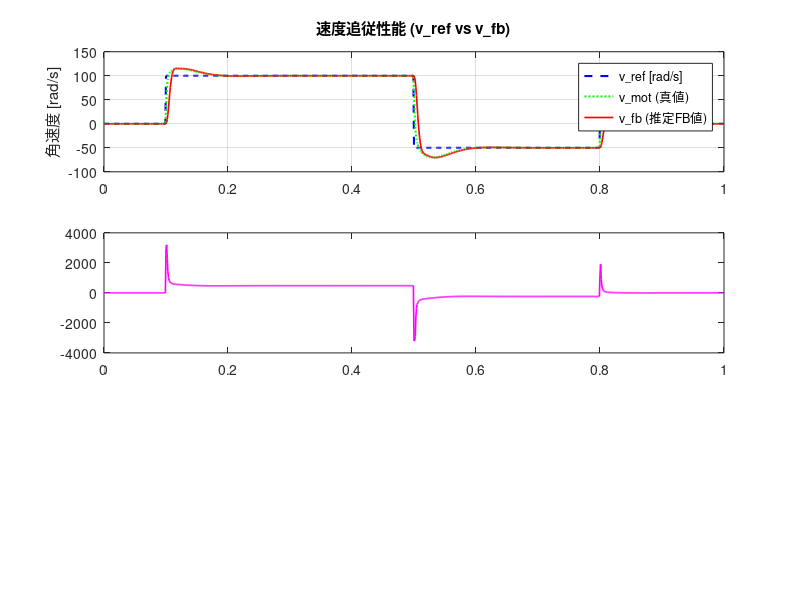

This figure's MATLAB source: (Note: this script raises an error after producing the figure.)
%% wheel.m (総合模範解答)
%  車輪速度制御シミュレーション（RDS E2023 忠実準拠モデル・統合スクリプト）
%
%  【個別課題スクリプト一覧】
%    1. task1_plant_model.m        : プラントモデル導出 (Ac, Bc, Ad, Bd, Cc, Dc)
%    2. task2_pid_control.m        : 偏差計算，PID制御，PWM飽和処理
%    3. task3_output_equation.m    : 状態空間モデルの出力方程式とパルス量子化
%    4. task4_velocity_estimation.m: 後退差分と60Hz 2次バターワースLPFによる速度推定
%
%  【制御構造】
%    v_ref [rad/s]
%        ↓
%     コントローラ (PID + オプションFF制御)
%        ↓ a_pwm (飽和: ±3198)
%     連続状態空間モデル x' = Ax + Bu  (x = [x_enc; v_mot])
%     ※ A, B は RDS 内のモータ同定モデル ff_coeff (1次遅れ) より導出
%        ↓
%     出力方程式 y = Cx + d  (C = [1, 0], d = 0 → y = x_enc [pulse])
%        ↓
%     後退差分 (diff * 1000 [pulse/s])  ※エンコーダパルス量子化ノイズ対応
%        ↓
%     2次バターワースLPF (60Hz, z_transform.hpp 準拠)
%        ↓
%     単位変換 (WHL_PULSESEC_TO_MOT_ANGVEL) → v_fb [rad/s] → FB

clear; clc; close all;

%% ===== Section 1: 定数パラメータ =========================================

% --- 制御オプション ---
USE_QUANTIZATION = true;   % エンコーダのパルス整数化ノイズを再現する場合は true
USE_FF           = true;   % RDS 実機の FF (Feed-Forward) 制御を有効にする場合は true
SHOW_ANIMATION   = true;   % 車輪の回転アニメーションを表示する場合は true

% --- 制御周期 ---
Ts = 0.001;            % [s]  制御周期 (1 ms)

% --- エンコーダパラメータ ---
ENC_IMP          = 2048.0;                              % [pulse/rev]
ENC_ROM          = 4.0;                                 % [-]
MOT_PLS_PER_1REV = ENC_IMP * ENC_ROM;                   % = 8192 [pulse/rev(motor)]

% パルス/s から モータ角速度 [rad/s] への変換係数
WHL_PULSESEC_TO_MOT_ANGVEL = 2.0 * pi / MOT_PLS_PER_1REV; % [rad/pulse]

% エンコーダ変換定数 K_enc [pulse/rad]
K_enc = 1.0 / WHL_PULSESEC_TO_MOT_ANGVEL;               % = 8192 / (2*pi) ≈ 1303.797

% --- PWM 制限値 ---
PWM_MAX = 3198;                                         % [count]

%% ===== Section 2: プラントモデル導出 (x' = Ax + Bu, y = Cx + d) ===========
% RDS コードの同定モデル (_ff_coeff):
%   a1 = -0.9504,  b0 = 0.01039
% 離散時間差分方程式:
%   v_mot[k] = 0.9504 * v_mot[k-1] + 0.01039 * a_pwm[k]
%
% 状態変数 x = [x_enc; v_mot]  (x_enc: 位置 [pulse], v_mot: 角速度 [rad/s])
% 連続時間モデル dx/dt = Ax + Bu:
%   d(x_enc)/dt = K_enc * v_mot
%   d(v_mot)/dt = a_m * v_mot + b_m * u
%
%   a_m = ln(0.9504) / Ts ≈ -50.8924 [rad/s]   (時定数 τ ≈ 19.65 ms)
%   b_m = (0.01039 / (1 - 0.9504)) * (-a_m) ≈ 10.6605 [rad/(s^2 * count)]

a_m = log(0.9504) / Ts;
b_m = (0.01039 / (1 - 0.9504)) * (-a_m);

% 連続時間状態空間行列
Ac = [0, K_enc;
      0,   a_m];
Bc = [0;
      b_m];

% 出力方程式 y = Cx + d  (y = x_enc [pulse])
Cc = [1, 0];
Dc = 0;

% ZOH (Zero-Order Hold) による厳密離散化: x[k+1] = Ad*x[k] + Bd*u[k]
Ad = [1,  K_enc * (1 - exp(a_m * Ts)) / (-a_m);
      0,  exp(a_m * Ts)];
Bd = [K_enc * (b_m / (-a_m)) * (Ts - (1 - exp(a_m * Ts)) / (-a_m));
      (b_m / (-a_m)) * (1 - exp(a_m * Ts))];

fprintf('=== RDS モータプラントモデル (x = [x_enc; v_mot], y = Cx + d) ===\n');
fprintf('  連続時間 A = [0 %.3f; 0 %.4f], B = [0; %.4f]\n', Ac(1,2), Ac(2,2), Bc(2));
fprintf('  離散時間 Ad = [1 %.6f; 0 %.4f], Bd = [%.8f; %.5f]\n', Ad(1,2), Ad(2,2), Bd(1), Bd(2));
fprintf('  出力行列 C = [%d %d], d = %d\n', Cc(1), Cc(2), Dc);

%% ===== Section 3: PID ゲイン, FF フィルタ & LPF 係数 =======================

% --- PID ゲイン (control.hpp より) ---
Kp = 2.0;
Ki = 200.0;
Kd = 0.0;

% --- RDS FF (Feed-Forward) フィルタパラメータ ---
ff_inv_b0 = 1.0 / 0.01039;
ff_inv_a1 = -0.9504 / 0.01039;
ff_lpf_a1 = -0.432736;
ff_lpf_b0 =  0.283632;
ff_lpf_b1 =  0.283632;

% --- 2次バターワース LPF 60Hz (z_transform.hpp 準拠) ---
lpf_a1 = -1.475480;  
lpf_a2 =  0.586920;  
lpf_b0 =  0.027860;  
lpf_b1 =  0.055720;  
lpf_b2 =  0.027860;  

%% ===== Section 4: シミュレーション設定 ====================================

t_end = 1.0;              % [s]  シミュレーション時間
N     = round(t_end / Ts);% ステップ数
t     = (0:N-1) * Ts;     % [s]  時刻ベクトル

% 目標速度 v_ref プロファイル [rad/s]
v_ref = zeros(1, N);
v_ref(t >= 0.1 & t < 0.5) =  100.0;   % [rad/s]
v_ref(t >= 0.5 & t < 0.8) = -50.0;   % [rad/s]
v_ref(t >= 0.8)            =    0.0;

%% ===== Section 5: シミュレーション実行 ====================================

x          = zeros(2, 1);  % 状態 x = [x_enc; v_mot]
i_sum      = 0.0;          % 積分値
e_prev     = 0.0;          % 前回の偏差
prev_y_ref = 0.0;         % 前回の目標値

% FF フィルタバッファ
ff_u_prev   = 0.0;        % FF 逆フィルタ入力履歴
ff_lpf_u1   = 0.0;        % FF LPF 入力履歴
ff_lpf_y1   = 0.0;        % FF LPF 出力履歴

% 速度推定 LPF 履歴バッファ
lpf_u = zeros(1, 3);      % u[k], u[k-1], u[k-2] (入力: pulse/s)
lpf_y = zeros(1, 3);      % y[k], y[k-1], y[k-2] (出力: pulse/s)

x_enc_prev = 0.0;         % 前回のエンコーダ観測値
v_fb       = 0.0;         % 初期 FB 角速度

% ログ用配列
log_v_ref = zeros(1, N);
log_v_fb  = zeros(1, N);
log_v_mot = zeros(1, N);
log_a_pwm = zeros(1, N);
log_x_enc = zeros(1, N);

for k = 1:N
    % (1) 目標速度の取得
    y_ref = v_ref(k);
    
    % (2) PID コントローラ
    err = y_ref - v_fb;
    
    % Anti-windup: 目標値の符号反転時に積分リセット
    if (prev_y_ref * y_ref < 0.0)
        i_sum = 0.0;
    else
        i_sum = i_sum + Ts * err;
    end
    
    pid_pwm = Kp * err + Ki * i_sum + Kd * (err - e_prev) / Ts;
    prev_y_ref = y_ref;
    e_prev     = err;
    
    % (2-b) FF (Feed-Forward) 制御項の計算
    if USE_FF
        ff_inv_out = ff_inv_b0 * y_ref + ff_inv_a1 * ff_u_prev;
        ff_u_prev  = y_ref;
        
        ff_pwm = ff_lpf_b0 * ff_inv_out + ff_lpf_b1 * ff_lpf_u1 - ff_lpf_a1 * ff_lpf_y1;
        ff_lpf_u1 = ff_inv_out;
        ff_lpf_y1 = ff_pwm;
    else
        ff_pwm = 0.0;
    end
    
    % 全制御入力と飽和処理 (±PWM_MAX)
    a_pwm_raw = pid_pwm + ff_pwm;
    a_pwm     = max(-PWM_MAX, min(PWM_MAX, a_pwm_raw));
    
    % (3) プラント更新: x[k+1] = Ad * x[k] + Bd * a_pwm
    x = Ad * x + Bd * a_pwm;
    
    % (4) 出力方程式: y = Cx + d  (y = x_enc [pulse])
    x_enc = Cc * x + Dc;
    
    % パルス量子化（実機エンコーダ離散パルスの再現）
    if USE_QUANTIZATION
        x_enc_meas = round(x_enc);
    else
        x_enc_meas = x_enc;
    end
    
    % (5) 微分器 + 60Hz 2次 LPF (PwmOntimeCalculator::CalcMeas 忠実再現)
    diff_enc   = x_enc_meas - x_enc_prev;
    x_enc_prev = x_enc_meas;
    backward_diff = diff_enc * 1000.0;  % [pulse/s]
    
    % 2次 LPF
    lpf_u = [backward_diff, lpf_u(1), lpf_u(2)];
    lpf_y_new = lpf_b0 * lpf_u(1) + lpf_b1 * lpf_u(2) + lpf_b2 * lpf_u(3) ...
              - lpf_a1 * lpf_y(1) - lpf_a2 * lpf_y(2);
    lpf_y = [lpf_y_new, lpf_y(1), lpf_y(2)];
    
    % [pulse/s] → [rad/s] 単位変換
    v_fb = WHL_PULSESEC_TO_MOT_ANGVEL * lpf_y_new;
    
    % (6) データ保存
    log_v_ref(k) = y_ref;
    log_v_fb(k)  = v_fb;
    log_v_mot(k) = x(2);      % プラント真の速度
    log_a_pwm(k) = a_pwm;
    log_x_enc(k) = x_enc_meas;
end

%% ===== Section 6: 結果プロット (メインウィンドウ) ========================

figWave = figure('Name', 'RDS E2023 車輪速度制御モデル (メイン波形)', 'Position', [150, 100, 900, 700]);

% 1. 速度追従 (v_ref vs v_fb vs v_mot)
ax1 = subplot(3, 1, 1);
plot(t, log_v_ref, 'b--', 'LineWidth', 1.5, 'DisplayName', 'v\_ref [rad/s]'); hold on;
plot(t, log_v_mot, 'g:',  'LineWidth', 1.5, 'DisplayName', 'v\_mot (真値)');
plot(t, log_v_fb,  'r-',  'LineWidth', 1.2, 'DisplayName', 'v\_fb (推定FB値)');
ylabel('角速度 [rad/s]');
title('速度追従性能 (v\_ref vs v\_fb)');
legend('Location', 'best');
grid on; xlim([0, t_end]);

% 2. 制御入力 (a_pwm)
ax2 = subplot(3, 1, 2);
plot(t, log_a_pwm, 'm-', 'LineWidth', 1.2);
yline( PWM_MAX, 'k--', 'PWM MAX (+3198)');
yline(-PWM_MAX, 'k--', 'PWM MIN (-3198)');
ylabel('制御入力 a\_pwm');
title('制御入力 a\_pwm [count] (PID + FF)');
grid on; xlim([0, t_end]);

% 3. エンコーダ出力 (x_enc)
ax3 = subplot(3, 1, 3);
plot(t, log_x_enc, 'c-', 'LineWidth', 1.2);
ylabel('エンコーダ [pulse]');
xlabel('時間 [s]');
title('エンコーダ累積パルス y = Cx + d (x\_enc)');
grid on; xlim([0, t_end]);

linkaxes([ax1, ax2, ax3], 'x');
sgtitle('RDS E2023 車輪モデル シミュレーション結果', 'FontSize', 14, 'FontWeight', 'bold');

%% ===== Section 7: 車輪回転ビジュアルアニメーション (独立ウィンドウ) =======

if SHOW_ANIMATION
    fprintf('\n車輪回転アニメーションを開始します...\n');
    figAnim = figure('Name', '車輪回転ビジュアルアニメーション', 'Position', [1100, 300, 400, 400]);
    theta_arr = log_x_enc * WHL_PULSESEC_TO_MOT_ANGVEL;
    r = 1.0;
    
    for k = 1:10:N
        if ~ishandle(figAnim), break; end % ウィンドウが閉じられたら終了
        figure(figAnim); clf(figAnim);
        theta = theta_arr(k);
        th = stroke_circle(0, 0, r); hold on;
        fill(th(1,:), th(2,:), [0.15 0.2 0.3]);
        plot([0, r*cos(theta)], [0, r*sin(theta)], 'r-', 'LineWidth', 3);
        plot([0, r*cos(theta+pi/2)], [0, r*sin(theta+pi/2)], 'w-', 'LineWidth', 1.5);
        plot([0, r*cos(theta+pi)], [0, r*sin(theta+pi)], 'w-', 'LineWidth', 1.5);
        plot([0, r*cos(theta-pi/2)], [0, r*sin(theta-pi/2)], 'w-', 'LineWidth', 1.5);
        plot(0, 0, 'mo', 'MarkerSize', 10, 'MarkerFaceColor', 'm');
        axis equal; axis([-1.3 1.3 -1.3 1.3]); grid on;
        title(sprintf('t = %.3f s | v_{fb} = %.1f rad/s', t(k), log_v_fb(k)));
        drawnow;
    end
end

fprintf('\nシミュレーション終了\n');

function circ = stroke_circle(cx, cy, r)
    t_c = linspace(0, 2*pi, 100);
    circ = [cx + r*cos(t_c); cy + r*sin(t_c)];
end
